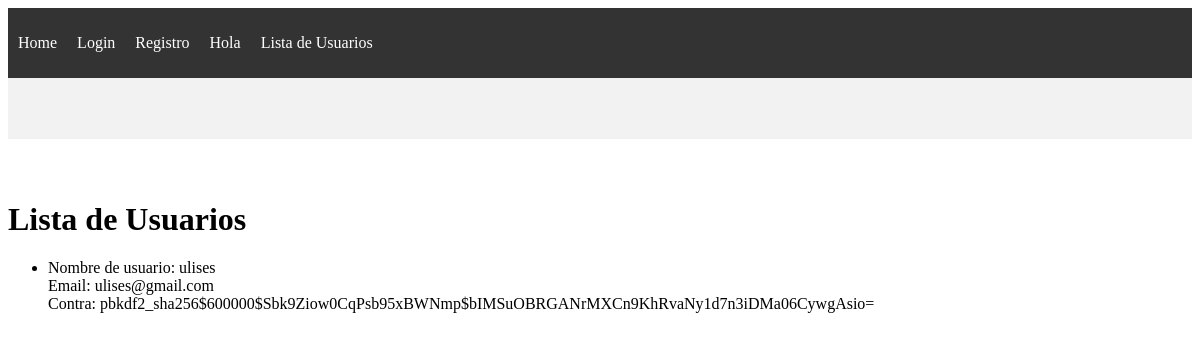
The page /lista/ on the database as committed earlier.
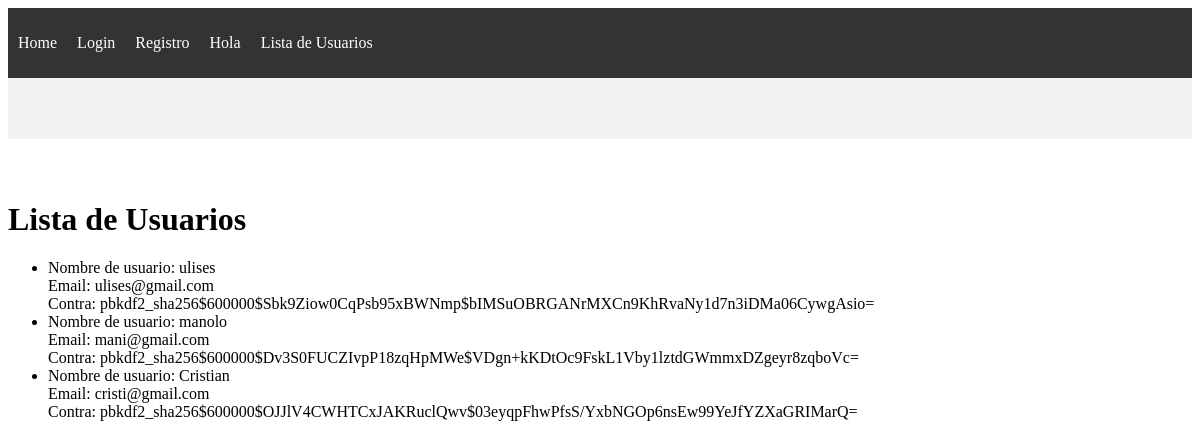
The same page on the database as committed later.
### main_app/models.py (models this page shows, shortened)
class Usuario(AbstractUser):
    fotografia = models.ImageField(upload_to='usuarios/', null=True, blank=True)
    telefono = models.CharField(max_length=20)
    fecha_de_nacimiento = models.DateField()
    direccion = models.CharField(max_length=100)
    groups = models.ManyToManyField('auth.Group', related_name='usuarios')
    user_permissions = models.ManyToManyField('auth.Permission', related_name='usuarios')

### main_app/views.py (the view)
# urls.py: path('lista/', views.ListaUsuariosView.as_view(), name='lista de usuarios'),
class ListaUsuariosView(ListView):
    model = Usuario
    template_name = 'lista.html'
    context_object_name = 'usuarios'

### main_app/templates/lista.html
{% include "layouts/base.html" %}
{% block content %}
<h1>Lista de Usuarios</h1>
<ul>
    {% for usuario in usuarios %}
        <li>
            Nombre de usuario: {{ usuario.username }}<br>
            Email: {{ usuario.email }}<br>
            Contra: {{ usuario.password}}<br>
        </li>
    {% endfor %}
</ul>
{% endblock content %}

Rows that differ between the two databases and show on the page:
added Usuario: username "manolo", email "mani@gmail.com", password "pbkdf2_sha256$600000$Dv3S0FUCZIvpP18zqHpMWe$VDgn+kKDtOc9FskL1Vby1lztdGWmmxDZgeyr8zqboVc="
added Usuario: username "Cristian", email "cristi@gmail.com", password "pbkdf2_sha256$600000$OJJlV4CWHTCxJAKRuclQwv$03eyqpFhwPfsS/YxbNGOp6nsEw99YeJfYZXaGRIMarQ="
